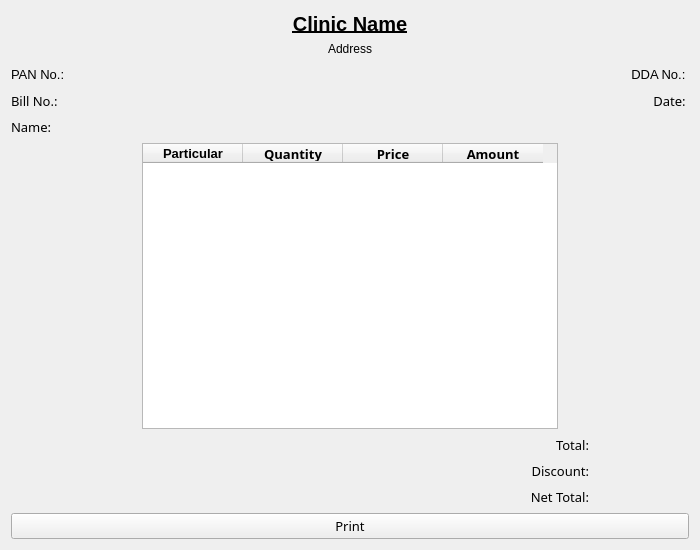
<?xml version="1.0" encoding="UTF-8"?>
<ui version="4.0">
 <class>Bill</class>
 <widget class="QWidget" name="Bill">
  <property name="geometry">
   <rect>
    <x>0</x>
    <y>0</y>
    <width>700</width>
    <height>550</height>
   </rect>
  </property>
  <property name="minimumSize">
   <size>
    <width>700</width>
    <height>550</height>
   </size>
  </property>
  <property name="font">
   <font>
    <family>Segoe UI Variable Text Semiligh</family>
    <pointsize>10</pointsize>
   </font>
  </property>
  <property name="windowTitle">
   <string>Form</string>
  </property>
  <layout class="QGridLayout" name="gridLayout_6">
   <item row="0" column="0">
    <widget class="QLabel" name="pharmacy_name">
     <property name="minimumSize">
      <size>
       <width>0</width>
       <height>25</height>
      </size>
     </property>
     <property name="maximumSize">
      <size>
       <width>16777215</width>
       <height>25</height>
      </size>
     </property>
     <property name="font">
      <font>
       <family>Segoe UI</family>
       <pointsize>15</pointsize>
       <bold>true</bold>
       <underline>true</underline>
      </font>
     </property>
     <property name="text">
      <string>Clinic Name</string>
     </property>
     <property name="alignment">
      <set>Qt::AlignCenter</set>
     </property>
    </widget>
   </item>
   <item row="1" column="0">
    <widget class="QLabel" name="pharmacy_address">
     <property name="minimumSize">
      <size>
       <width>0</width>
       <height>17</height>
      </size>
     </property>
     <property name="maximumSize">
      <size>
       <width>16777215</width>
       <height>17</height>
      </size>
     </property>
     <property name="font">
      <font>
       <family>Segoe UI</family>
       <pointsize>9</pointsize>
       <underline>false</underline>
      </font>
     </property>
     <property name="text">
      <string>Address</string>
     </property>
     <property name="alignment">
      <set>Qt::AlignHCenter|Qt::AlignTop</set>
     </property>
    </widget>
   </item>
   <item row="2" column="0">
    <widget class="QWidget" name="widget" native="true">
     <property name="minimumSize">
      <size>
       <width>0</width>
       <height>20</height>
      </size>
     </property>
     <property name="maximumSize">
      <size>
       <width>16777215</width>
       <height>20</height>
      </size>
     </property>
     <property name="font">
      <font>
       <family>Segoe UI</family>
       <pointsize>10</pointsize>
      </font>
     </property>
     <layout class="QGridLayout" name="gridLayout">
      <property name="leftMargin">
       <number>0</number>
      </property>
      <property name="topMargin">
       <number>0</number>
      </property>
      <property name="rightMargin">
       <number>0</number>
      </property>
      <property name="bottomMargin">
       <number>0</number>
      </property>
      <property name="spacing">
       <number>0</number>
      </property>
      <item row="0" column="0">
       <layout class="QHBoxLayout" name="horizontalLayout">
        <property name="spacing">
         <number>0</number>
        </property>
        <property name="sizeConstraint">
         <enum>QLayout::SetFixedSize</enum>
        </property>
        <item>
         <widget class="QLabel" name="pan_no">
          <property name="minimumSize">
           <size>
            <width>0</width>
            <height>17</height>
           </size>
          </property>
          <property name="maximumSize">
           <size>
            <width>16777215</width>
            <height>17</height>
           </size>
          </property>
          <property name="font">
           <font>
            <family>Segoe UI</family>
            <pointsize>10</pointsize>
           </font>
          </property>
          <property name="text">
           <string>PAN No.: &lt;PAN no.&gt;</string>
          </property>
         </widget>
        </item>
        <item>
         <widget class="QLabel" name="dda_no">
          <property name="minimumSize">
           <size>
            <width>0</width>
            <height>17</height>
           </size>
          </property>
          <property name="maximumSize">
           <size>
            <width>16777215</width>
            <height>17</height>
           </size>
          </property>
          <property name="font">
           <font>
            <family>Segoe UI</family>
            <pointsize>10</pointsize>
           </font>
          </property>
          <property name="text">
           <string>DDA No.: &lt;DDA no.&gt;</string>
          </property>
          <property name="alignment">
           <set>Qt::AlignRight|Qt::AlignTrailing|Qt::AlignVCenter</set>
          </property>
         </widget>
        </item>
       </layout>
      </item>
     </layout>
    </widget>
   </item>
   <item row="3" column="0">
    <widget class="QWidget" name="widget_2" native="true">
     <property name="minimumSize">
      <size>
       <width>0</width>
       <height>20</height>
      </size>
     </property>
     <property name="maximumSize">
      <size>
       <width>16777215</width>
       <height>20</height>
      </size>
     </property>
     <layout class="QGridLayout" name="gridLayout_2">
      <property name="leftMargin">
       <number>0</number>
      </property>
      <property name="topMargin">
       <number>0</number>
      </property>
      <property name="rightMargin">
       <number>0</number>
      </property>
      <property name="bottomMargin">
       <number>0</number>
      </property>
      <property name="spacing">
       <number>0</number>
      </property>
      <item row="0" column="0">
       <layout class="QHBoxLayout" name="horizontalLayout_3">
        <property name="spacing">
         <number>0</number>
        </property>
        <item>
         <widget class="QLabel" name="bill_no">
          <property name="minimumSize">
           <size>
            <width>0</width>
            <height>17</height>
           </size>
          </property>
          <property name="maximumSize">
           <size>
            <width>16777215</width>
            <height>17</height>
           </size>
          </property>
          <property name="text">
           <string>Bill No.: &lt;Bill No.&gt;</string>
          </property>
         </widget>
        </item>
        <item>
         <widget class="QLabel" name="date">
          <property name="minimumSize">
           <size>
            <width>0</width>
            <height>17</height>
           </size>
          </property>
          <property name="maximumSize">
           <size>
            <width>16777215</width>
            <height>17</height>
           </size>
          </property>
          <property name="text">
           <string>Date: &lt;Bill Date&gt;</string>
          </property>
          <property name="alignment">
           <set>Qt::AlignRight|Qt::AlignTrailing|Qt::AlignVCenter</set>
          </property>
         </widget>
        </item>
       </layout>
      </item>
     </layout>
    </widget>
   </item>
   <item row="4" column="0">
    <widget class="QLabel" name="customer_name">
     <property name="minimumSize">
      <size>
       <width>0</width>
       <height>20</height>
      </size>
     </property>
     <property name="maximumSize">
      <size>
       <width>16777215</width>
       <height>20</height>
      </size>
     </property>
     <property name="text">
      <string>Name: &lt;Customer's Name&gt;</string>
     </property>
    </widget>
   </item>
   <item row="5" column="0" alignment="Qt::AlignHCenter">
    <widget class="QTableWidget" name="table_bill_print">
     <property name="font">
      <font>
       <pointsize>10</pointsize>
      </font>
     </property>
     <property name="sizeAdjustPolicy">
      <enum>QAbstractScrollArea::AdjustToContents</enum>
     </property>
     <property name="editTriggers">
      <set>QAbstractItemView::NoEditTriggers</set>
     </property>
     <column>
      <property name="text">
       <string>          Particular          </string>
      </property>
      <property name="font">
       <font>
        <family>Segoe UI</family>
        <pointsize>10</pointsize>
        <bold>true</bold>
       </font>
      </property>
     </column>
     <column>
      <property name="text">
       <string>   Quantity   </string>
      </property>
      <property name="font">
       <font>
        <pointsize>10</pointsize>
        <bold>true</bold>
       </font>
      </property>
     </column>
     <column>
      <property name="text">
       <string>     Price     </string>
      </property>
      <property name="font">
       <font>
        <pointsize>10</pointsize>
        <bold>true</bold>
       </font>
      </property>
     </column>
     <column>
      <property name="text">
       <string>     Amount     </string>
      </property>
      <property name="font">
       <font>
        <pointsize>10</pointsize>
        <bold>true</bold>
       </font>
      </property>
     </column>
    </widget>
   </item>
   <item row="6" column="0">
    <widget class="QWidget" name="widget_3" native="true">
     <property name="minimumSize">
      <size>
       <width>0</width>
       <height>20</height>
      </size>
     </property>
     <property name="maximumSize">
      <size>
       <width>16777215</width>
       <height>20</height>
      </size>
     </property>
     <property name="layoutDirection">
      <enum>Qt::LeftToRight</enum>
     </property>
     <layout class="QGridLayout" name="gridLayout_3">
      <property name="leftMargin">
       <number>0</number>
      </property>
      <property name="topMargin">
       <number>0</number>
      </property>
      <property name="rightMargin">
       <number>0</number>
      </property>
      <property name="bottomMargin">
       <number>0</number>
      </property>
      <property name="spacing">
       <number>0</number>
      </property>
      <item row="0" column="0">
       <layout class="QHBoxLayout" name="horizontalLayout_4">
        <property name="spacing">
         <number>0</number>
        </property>
        <property name="sizeConstraint">
         <enum>QLayout::SetMinimumSize</enum>
        </property>
        <item>
         <widget class="QLabel" name="label_2">
          <property name="minimumSize">
           <size>
            <width>0</width>
            <height>17</height>
           </size>
          </property>
          <property name="maximumSize">
           <size>
            <width>16777215</width>
            <height>17</height>
           </size>
          </property>
          <property name="text">
           <string>Total:</string>
          </property>
          <property name="alignment">
           <set>Qt::AlignRight|Qt::AlignTrailing|Qt::AlignVCenter</set>
          </property>
         </widget>
        </item>
        <item>
         <widget class="QLabel" name="total">
          <property name="minimumSize">
           <size>
            <width>100</width>
            <height>17</height>
           </size>
          </property>
          <property name="maximumSize">
           <size>
            <width>100</width>
            <height>17</height>
           </size>
          </property>
          <property name="text">
           <string>&lt;Total&gt;</string>
          </property>
          <property name="alignment">
           <set>Qt::AlignRight|Qt::AlignTrailing|Qt::AlignVCenter</set>
          </property>
         </widget>
        </item>
       </layout>
      </item>
     </layout>
    </widget>
   </item>
   <item row="7" column="0">
    <widget class="QWidget" name="widget_4" native="true">
     <property name="minimumSize">
      <size>
       <width>0</width>
       <height>20</height>
      </size>
     </property>
     <property name="maximumSize">
      <size>
       <width>16777215</width>
       <height>20</height>
      </size>
     </property>
     <property name="layoutDirection">
      <enum>Qt::LeftToRight</enum>
     </property>
     <layout class="QGridLayout" name="gridLayout_4">
      <property name="leftMargin">
       <number>0</number>
      </property>
      <property name="topMargin">
       <number>0</number>
      </property>
      <property name="rightMargin">
       <number>0</number>
      </property>
      <property name="bottomMargin">
       <number>0</number>
      </property>
      <property name="spacing">
       <number>0</number>
      </property>
      <item row="0" column="0">
       <layout class="QHBoxLayout" name="horizontalLayout_7">
        <property name="spacing">
         <number>0</number>
        </property>
        <property name="sizeConstraint">
         <enum>QLayout::SetMinimumSize</enum>
        </property>
        <item>
         <widget class="QLabel" name="label_3">
          <property name="minimumSize">
           <size>
            <width>0</width>
            <height>17</height>
           </size>
          </property>
          <property name="maximumSize">
           <size>
            <width>16777215</width>
            <height>17</height>
           </size>
          </property>
          <property name="text">
           <string>Discount:</string>
          </property>
          <property name="alignment">
           <set>Qt::AlignRight|Qt::AlignTrailing|Qt::AlignVCenter</set>
          </property>
         </widget>
        </item>
        <item>
         <widget class="QLabel" name="discount">
          <property name="minimumSize">
           <size>
            <width>100</width>
            <height>17</height>
           </size>
          </property>
          <property name="maximumSize">
           <size>
            <width>100</width>
            <height>17</height>
           </size>
          </property>
          <property name="text">
           <string>&lt;Discount&gt;</string>
          </property>
          <property name="alignment">
           <set>Qt::AlignRight|Qt::AlignTrailing|Qt::AlignVCenter</set>
          </property>
         </widget>
        </item>
       </layout>
      </item>
     </layout>
    </widget>
   </item>
   <item row="8" column="0">
    <widget class="QWidget" name="widget_5" native="true">
     <property name="minimumSize">
      <size>
       <width>0</width>
       <height>20</height>
      </size>
     </property>
     <property name="maximumSize">
      <size>
       <width>16777215</width>
       <height>20</height>
      </size>
     </property>
     <property name="layoutDirection">
      <enum>Qt::LeftToRight</enum>
     </property>
     <layout class="QGridLayout" name="gridLayout_5">
      <property name="leftMargin">
       <number>0</number>
      </property>
      <property name="topMargin">
       <number>0</number>
      </property>
      <property name="rightMargin">
       <number>0</number>
      </property>
      <property name="bottomMargin">
       <number>0</number>
      </property>
      <property name="spacing">
       <number>0</number>
      </property>
      <item row="0" column="0">
       <layout class="QHBoxLayout" name="horizontalLayout_5">
        <property name="spacing">
         <number>0</number>
        </property>
        <property name="sizeConstraint">
         <enum>QLayout::SetMinimumSize</enum>
        </property>
        <item>
         <widget class="QLabel" name="label_5">
          <property name="minimumSize">
           <size>
            <width>0</width>
            <height>17</height>
           </size>
          </property>
          <property name="maximumSize">
           <size>
            <width>16777215</width>
            <height>17</height>
           </size>
          </property>
          <property name="text">
           <string>Net Total:</string>
          </property>
          <property name="alignment">
           <set>Qt::AlignRight|Qt::AlignTrailing|Qt::AlignVCenter</set>
          </property>
         </widget>
        </item>
        <item>
         <widget class="QLabel" name="net_total">
          <property name="minimumSize">
           <size>
            <width>100</width>
            <height>17</height>
           </size>
          </property>
          <property name="maximumSize">
           <size>
            <width>100</width>
            <height>17</height>
           </size>
          </property>
          <property name="text">
           <string>&lt;Net Total&gt;</string>
          </property>
          <property name="alignment">
           <set>Qt::AlignRight|Qt::AlignTrailing|Qt::AlignVCenter</set>
          </property>
         </widget>
        </item>
       </layout>
      </item>
     </layout>
    </widget>
   </item>
   <item row="9" column="0">
    <widget class="QPushButton" name="button_print">
     <property name="text">
      <string>Print</string>
     </property>
    </widget>
   </item>
  </layout>
 </widget>
 <resources/>
 <connections/>
</ui>
